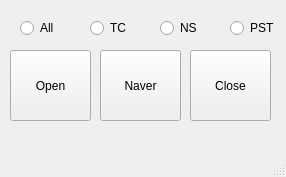
<?xml version="1.0" encoding="UTF-8"?>
<ui version="4.0">
 <class>MainWindow</class>
 <widget class="QMainWindow" name="MainWindow">
  <property name="geometry">
   <rect>
    <x>0</x>
    <y>0</y>
    <width>286</width>
    <height>177</height>
   </rect>
  </property>
  <property name="windowTitle">
   <string>MainWindow</string>
  </property>
  <widget class="QWidget" name="centralwidget">
   <widget class="QRadioButton" name="rbtn_all">
    <property name="geometry">
     <rect>
      <x>20</x>
      <y>20</y>
      <width>90</width>
      <height>16</height>
     </rect>
    </property>
    <property name="text">
     <string>All</string>
    </property>
    <property name="autoExclusive">
     <bool>false</bool>
    </property>
   </widget>
   <widget class="QRadioButton" name="rbtn_tc">
    <property name="geometry">
     <rect>
      <x>90</x>
      <y>20</y>
      <width>90</width>
      <height>16</height>
     </rect>
    </property>
    <property name="text">
     <string>TC</string>
    </property>
    <property name="autoExclusive">
     <bool>false</bool>
    </property>
   </widget>
   <widget class="QRadioButton" name="rbtn_ns">
    <property name="geometry">
     <rect>
      <x>160</x>
      <y>20</y>
      <width>90</width>
      <height>16</height>
     </rect>
    </property>
    <property name="text">
     <string>NS</string>
    </property>
    <property name="autoExclusive">
     <bool>false</bool>
    </property>
   </widget>
   <widget class="QRadioButton" name="rbtn_pst">
    <property name="geometry">
     <rect>
      <x>230</x>
      <y>20</y>
      <width>90</width>
      <height>16</height>
     </rect>
    </property>
    <property name="text">
     <string>PST</string>
    </property>
    <property name="autoExclusive">
     <bool>false</bool>
    </property>
   </widget>
   <widget class="QPushButton" name="btn_open">
    <property name="geometry">
     <rect>
      <x>10</x>
      <y>50</y>
      <width>81</width>
      <height>71</height>
     </rect>
    </property>
    <property name="text">
     <string>Open</string>
    </property>
   </widget>
   <widget class="QPushButton" name="btn_naver">
    <property name="geometry">
     <rect>
      <x>100</x>
      <y>50</y>
      <width>81</width>
      <height>71</height>
     </rect>
    </property>
    <property name="text">
     <string>Naver</string>
    </property>
   </widget>
   <widget class="QPushButton" name="btn_close">
    <property name="geometry">
     <rect>
      <x>190</x>
      <y>50</y>
      <width>81</width>
      <height>71</height>
     </rect>
    </property>
    <property name="text">
     <string>Close</string>
    </property>
   </widget>
  </widget>
  <widget class="QMenuBar" name="menubar">
   <property name="geometry">
    <rect>
     <x>0</x>
     <y>0</y>
     <width>286</width>
     <height>21</height>
    </rect>
   </property>
  </widget>
  <widget class="QStatusBar" name="statusbar"/>
 </widget>
 <resources/>
 <connections/>
</ui>
